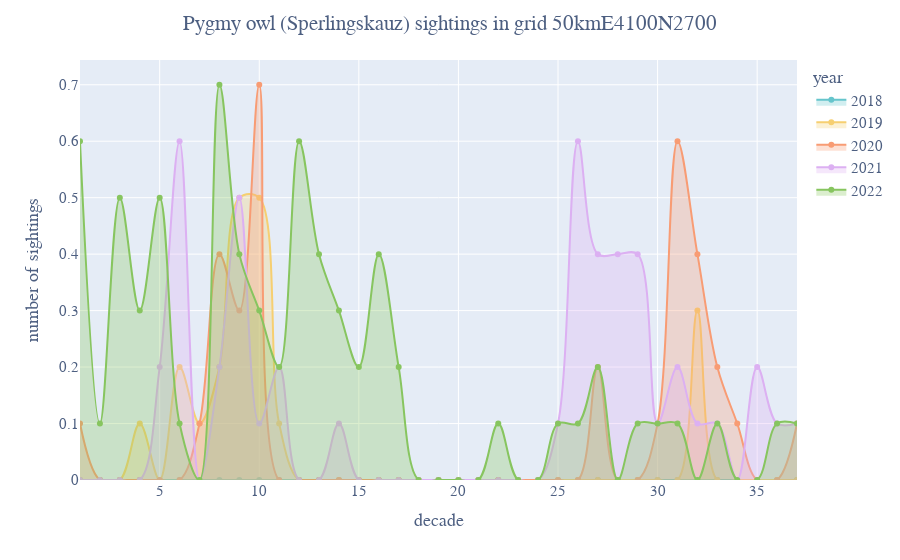

Here is the notebook cell this chart was saved with:
### Markdown cell above
Below, the two time series from Chapter 1️⃣ are visualized after the preprocessing steps. The lines between points are curved for a clearer visualization. Instead of specific dates, the data is now grouped by decades. Additionally, to facilitate comparison of the years, the time series are segmented by year and displayed as multiple time series. This approach enables easier identification of yearly patterns and differences.

For instance, in the case of the pygmy owl, a clear upward trend in sightings and sighting durations in the specified grid is evident. Initially, there are no sightings in 2018. However, as the years progress, the bird is observed more frequently and for longer periods. Between the decades 18 and 24, sightings stay rare, with an exception of a single day of sighting(s) in 2022.

### Code cell
pygmy_owl = decade_counts[(decade_counts['name_species'] == 'Sperlingskauz') & (decade_counts['eea_grid_id'] == '50kmE4100N2700')]

fig = px.line(pygmy_owl, x='decade', y='decade_count', color='year', color_discrete_sequence=px.colors.qualitative.Pastel)
fig.update_layout(xaxis_title='decade', yaxis_title='number of sightings',
                    font=dict(family="Aleo", size=15, color="#4d5f81"))
fig.update_layout(title={'text': 'Pygmy owl (Sperlingskauz) sightings in grid 50kmE4100N2700', 'x':0.5, 'xanchor': 'center'})

for i in range(len(fig.data)):
    color = fig.data[i].line.color
    color = color.replace("rgb", "rgba").replace(")", ", 0.3)")
    fig.data[i].update(line_shape = 'spline', fill='tozeroy', mode='lines+markers', fillcolor=color)

fig.show()

### Figure 1 — Plotly figure (JSON) as saved in the notebook; plotly's stock layout.template omitted (floating-point values rounded to 4 significant figures)
{"data": [{"fill": "tozeroy", "fillcolor": "rgba(102, 197, 204, 0.3)", "hovertemplate": "year=2018<br>decade=%{x}<br>decade_count=%{y}<extra></extra>", "legendgroup": "2018", "line": {"color": "rgb(102, 197, 204)", "dash": "solid", "shape": "spline"}, "marker": {"symbol": "circle"}, "mode": "lines+markers", "name": "2018", "orientation": "v", "showlegend": true, "type": "scatter", "x": [1, 2, 3, 4, 5, 6, 7, 8, 9, 10, 11, 12, 13, 14, 15, 16, 17, 18, 19, 20, 21, 22, 23, 24, 25, 26, 27, 28, 29, 30, 31, 32, 33, 34, 35, 36, 37], "xaxis": "x", "y": [0, 0, 0, 0, 0, 0, 0, 0, 0, 0, 0, 0, 0, 0, 0, 0, 0, 0, 0, 0, 0, 0, 0, 0, 0, 0, 0, 0, 0, 0, 0, 0, 0, 0, 0, 0, 0], "yaxis": "y"}, {"fill": "tozeroy", "fillcolor": "rgba(246, 207, 113, 0.3)", "hovertemplate": "year=2019<br>decade=%{x}<br>decade_count=%{y}<extra></extra>", "legendgroup": "2019", "line": {"color": "rgb(246, 207, 113)", "dash": "solid", "shape": "spline"}, "marker": {"symbol": "circle"}, "mode": "lines+markers", "name": "2019", "orientation": "v", "showlegend": true, "type": "scatter", "x": [1, 2, 3, 4, 5, 6, 7, 8, 9, 10, 11, 12, 13, 14, 15, 16, 17, 18, 19, 20, 21, 22, 23, 24, 25, 26, 27, 28, 29, 30, 31, 32, 33, 34, 35, 36, 37], "xaxis": "x", "y": [0, 0, 0, 0.1, 0, 0.2, 0.1, 0.2, 0.5, 0.5, 0.1, 0, 0, 0, 0, 0, 0, 0, 0, 0, 0, 0, 0, 0, 0, 0, 0, 0, 0, 0, 0, 0.3, 0, 0, 0, 0, 0], "yaxis": "y"}, {"fill": "tozeroy", "fillcolor": "rgba(248, 156, 116, 0.3)", "hovertemplate": "year=2020<br>decade=%{x}<br>decade_count=%{y}<extra></extra>", "legendgroup": "2020", "line": {"color": "rgb(248, 156, 116)", "dash": "solid", "shape": "spline"}, "marker": {"symbol": "circle"}, "mode": "lines+markers", "name": "2020", "orientation": "v", "showlegend": true, "type": "scatter", "x": [1, 2, 3, 4, 5, 6, 7, 8, 9, 10, 11, 12, 13, 14, 15, 16, 17, 18, 19, 20, 21, 22, 23, 24, 25, 26, 27, 28, 29, 30, 31, 32, 33, 34, 35, 36, 37], "xaxis": "x", "y": [0.1, 0, 0, 0, 0, 0, 0.1, 0.4, 0.3, 0.7, 0, 0, 0, 0, 0, 0, 0, 0, 0, 0, 0, 0, 0, 0, 0, 0, 0.2, 0, 0, 0.1, 0.6, 0.4, 0.2, 0.1, 0, 0, 0.1], "yaxis": "y"}, {"fill": "tozeroy", "fillcolor": "rgba(220, 176, 242, 0.3)", "hovertemplate": "year=2021<br>decade=%{x}<br>decade_count=%{y}<extra></extra>", "legendgroup": "2021", "line": {"color": "rgb(220, 176, 242)", "dash": "solid", "shape": "spline"}, "marker": {"symbol": "circle"}, "mode": "lines+markers", "name": "2021", "orientation": "v", "showlegend": true, "type": "scatter", "x": [1, 2, 3, 4, 5, 6, 7, 8, 9, 10, 11, 12, 13, 14, 15, 16, 17, 18, 19, 20, 21, 22, 23, 24, 25, 26, 27, 28, 29, 30, 31, 32, 33, 34, 35, 36, 37], "xaxis": "x", "y": [0, 0, 0, 0, 0.2, 0.6, 0, 0.2, 0.5, 0.1, 0.2, 0, 0, 0.1, 0, 0, 0, 0, 0, 0, 0, 0, 0, 0, 0.1, 0.6, 0.4, 0.4, 0.4, 0.1, 0.2, 0.1, 0.1, 0, 0.2, 0.1, 0.1], "yaxis": "y"}, {"fill": "tozeroy", "fillcolor": "rgba(135, 197, 95, 0.3)", "hovertemplate": "year=2022<br>decade=%{x}<br>decade_count=%{y}<extra></extra>", "legendgroup": "2022", "line": {"color": "rgb(135, 197, 95)", "dash": "solid", "shape": "spline"}, "marker": {"symbol": "circle"}, "mode": "lines+markers", "name": "2022", "orientation": "v", "showlegend": true, "type": "scatter", "x": [1, 2, 3, 4, 5, 6, 7, 8, 9, 10, 11, 12, 13, 14, 15, 16, 17, 18, 19, 20, 21, 22, 23, 24, 25, 26, 27, 28, 29, 30, 31, 32, 33, 34, 35, 36, 37], "xaxis": "x", "y": [0.6, 0.1, 0.5, 0.3, 0.5, 0.1, 0, 0.7, 0.4, 0.3, 0.2, 0.6, 0.4, 0.3, 0.2, 0.4, 0.2, 0, 0, 0, 0, 0.1, 0, 0, 0.1, 0.1, 0.2, 0, 0.1, 0.1, 0.1, 0, 0.1, 0, 0, 0.1, 0.1], "yaxis": "y"}], "layout": {"font": {"color": "#4d5f81", "family": "Aleo", "size": 15}, "legend": {"title": {"text": "year"}, "tracegroupgap": 0}, "margin": {"t": 60}, "title": {"text": "Pygmy owl (Sperlingskauz) sightings in grid 50kmE4100N2700", "x": 0.5, "xanchor": "center"}, "xaxis": {"anchor": "y", "domain": [0, 1], "title": {"text": "decade"}}, "yaxis": {"anchor": "x", "domain": [0, 1], "title": {"text": "number of sightings"}}}}
